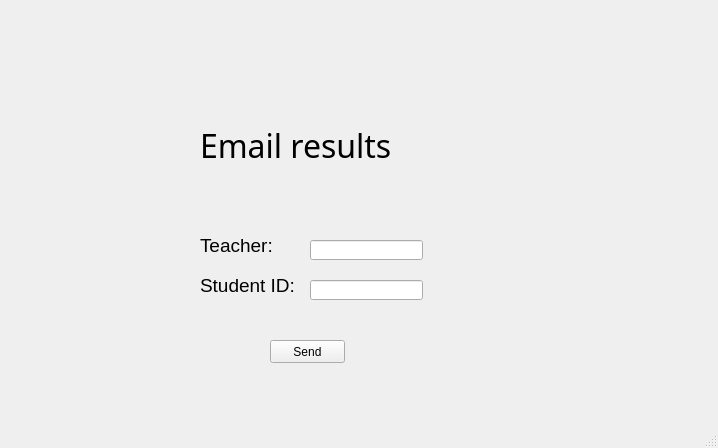
<?xml version="1.0" encoding="UTF-8"?>
<ui version="4.0">
 <class>MainWindow</class>
 <widget class="QMainWindow" name="MainWindow">
  <property name="geometry">
   <rect>
    <x>0</x>
    <y>0</y>
    <width>718</width>
    <height>448</height>
   </rect>
  </property>
  <property name="windowTitle">
   <string>MainWindow</string>
  </property>
  <widget class="QWidget" name="centralwidget">
   <widget class="QLabel" name="label">
    <property name="geometry">
     <rect>
      <x>200</x>
      <y>110</y>
      <width>401</width>
      <height>71</height>
     </rect>
    </property>
    <property name="font">
     <font>
      <family>Broadway</family>
      <pointsize>24</pointsize>
     </font>
    </property>
    <property name="text">
     <string>Email results</string>
    </property>
   </widget>
   <widget class="QLabel" name="label_2">
    <property name="geometry">
     <rect>
      <x>200</x>
      <y>230</y>
      <width>121</width>
      <height>31</height>
     </rect>
    </property>
    <property name="font">
     <font>
      <pointsize>14</pointsize>
     </font>
    </property>
    <property name="text">
     <string>Teacher:</string>
    </property>
   </widget>
   <widget class="QLabel" name="label_3">
    <property name="geometry">
     <rect>
      <x>200</x>
      <y>270</y>
      <width>121</width>
      <height>31</height>
     </rect>
    </property>
    <property name="font">
     <font>
      <pointsize>14</pointsize>
     </font>
    </property>
    <property name="text">
     <string>Student ID:</string>
    </property>
   </widget>
   <widget class="QLineEdit" name="studentIDTxt">
    <property name="geometry">
     <rect>
      <x>310</x>
      <y>280</y>
      <width>113</width>
      <height>20</height>
     </rect>
    </property>
   </widget>
   <widget class="QPushButton" name="sendBtn">
    <property name="geometry">
     <rect>
      <x>270</x>
      <y>340</y>
      <width>75</width>
      <height>23</height>
     </rect>
    </property>
    <property name="text">
     <string>Send</string>
    </property>
   </widget>
   <widget class="QLineEdit" name="emailTxt">
    <property name="geometry">
     <rect>
      <x>310</x>
      <y>240</y>
      <width>113</width>
      <height>20</height>
     </rect>
    </property>
   </widget>
  </widget>
  <widget class="QMenuBar" name="menubar">
   <property name="geometry">
    <rect>
     <x>0</x>
     <y>0</y>
     <width>718</width>
     <height>21</height>
    </rect>
   </property>
  </widget>
  <widget class="QStatusBar" name="statusbar"/>
 </widget>
 <resources/>
 <connections/>
</ui>
